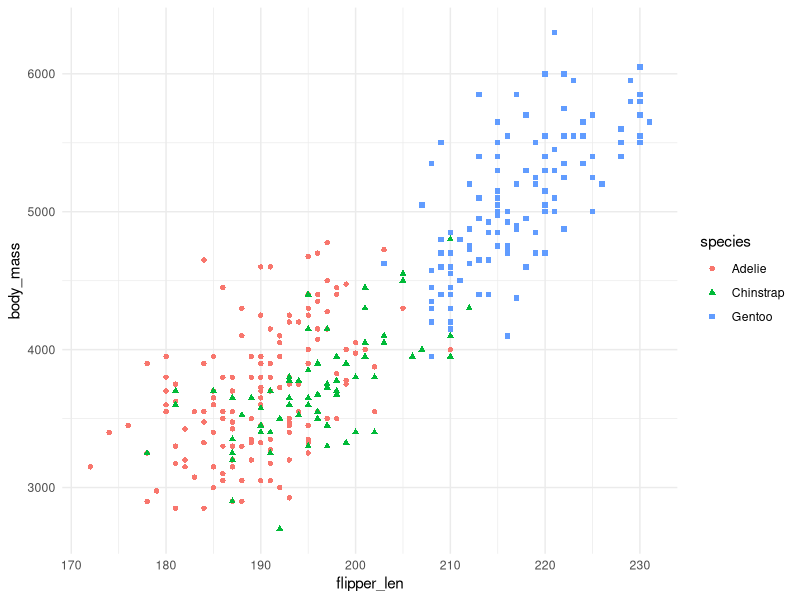

Reproduce this figure in R.
## ---- chunk 1
#| label: fig-alt
#| echo: false
#| message: false
#| warning: false
#| caption: "The flipper length compared to the body mass of Palmer Penguins."
#| fig-alt: |
#|   The plot shows flipper length on the x-axis, with values that range from 
#|   170 to 230, and body mass on the y-axis, with values that range from 3000 
#|   to 6000. The three species are displayed using different colors and shapes.
#|   Adélie and Chinstrap are of similar size, while Gentoo are both heavier and
#|   have longer flippers.


library(ggplot2)
#| caption: 
#| fig-alt: 
ggplot(data = penguins,
       mapping = aes(x = flipper_len, y = body_mass)) + 
  geom_point(mapping = aes(color = species, shape = species)) + 
  theme_minimal()
